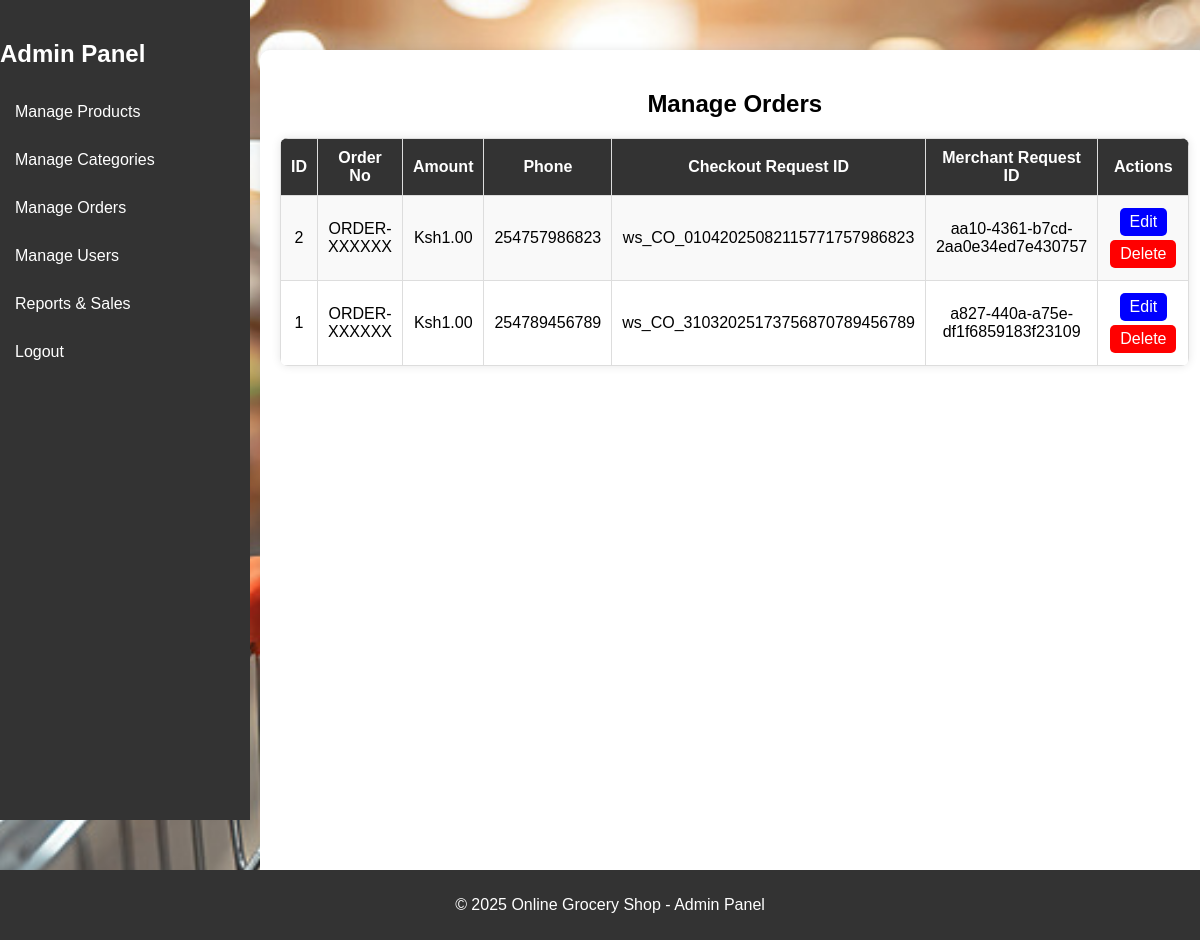
The app's page /admin/manage_orders.php (signed in) with its own data.
### tables this page shows
CREATE TABLE `orders` (
  `ID` int(11) NOT NULL,
  `OrderNo` varchar(100) NOT NULL,
  `Amount` decimal(10,2) NOT NULL,
  `Phone` varchar(15) NOT NULL,
  `CheckoutRequestID` varchar(100) NOT NULL,
  `MerchantRequestID` varchar(100) NOT NULL,
  `status` varchar(50) NOT NULL DEFAULT 'Pending'
);

### admin/manage_orders.php (the view, shortened to what this page needs)
<?php
include('../db.php');
$result = mysqli_query($conn, "SELECT * FROM orders ORDER BY ID DESC");
?>
<!DOCTYPE html>
<html>
<head>
    <link rel="stylesheet" href="styles.css">
</head>
<body>
    <div class="sidebar">
        <h2>Admin Panel</h2>
        <a href="manage_products.php">Manage Products</a>
        <a href="manage_categories.php">Manage Categories</a>
        <a href="manage_orders.php">Manage Orders</a>
        <a href="manage_users.php">Manage Users</a>
        <a href="reports.php">Reports & Sales</a>
        <a href="admin_logout.php">Logout</a>
    </div>
    <div class="container">
        <h2>Manage Orders</h2>
        <table class="product-table">
            <tr>
                <th>ID</th>
                <th>Order No</th>
                <th>Amount</th>
                <th>Phone</th>
                <th>Checkout Request ID</th>
                <th>Merchant Request ID</th>
                <th>Actions</th>
            </tr>
            <?php while ($row = mysqli_fetch_assoc($result)) { ?>
                <tr>
                    <td><?php echo $row['ID']; ?></td>
                    <td><?php echo $row['OrderNo']; ?></td>
                    <td>Ksh<?php echo $row['Amount']; ?></td>
                    <td><?php echo $row['Phone']; ?></td>
                    <td><?php echo $row['CheckoutRequestID']; ?></td>
                    <td><?php echo $row['MerchantRequestID']; ?></td>
                    <td>
                        <a href="edit_order.php?id=<?php echo $row['ID']; ?>" class="edit-btn">Edit</a>
                        <a href="delete_order.php?id=<?php echo $row['ID']; ?>" class="delete-btn" onclick="return confirm('Are you sure?');">Delete</a>
                    </td>
                </tr>
            <?php } ?>
        </table>
    </div>
    <footer>
        <p>&copy; 2025 Online Grocery Shop - Admin Panel</p>
    </footer>
</body>
</html>

### admin/styles.css (style rules this page uses)
body { font-family: Arial, sans-serif; margin: 0; padding: 0; background-image: url('images/bg.jpg'); background-size: cover; background-attachment: fixed; background-position: center; }
.container { max-width: 1200px; margin: 50px auto; padding: 20px; background: rgba(255, 255, 255, 0.9); border-radius: 10px; box-shadow: 0px 0px 15px rgba(0, 0, 0, 0.2); text-align: center; }
footer { background-color: #222; color: white; padding: 30px 0; text-align: center; margin-top: 20px; }

### admin/manage_orders.php (style rules this page uses)
body { font-family: Arial, sans-serif; background-color: #f4f4f4; margin: 0; padding: 0; display: flex; }
.sidebar { width: 250px; background: #333; color: white; height: 100vh; padding-top: 20px; position: fixed; }
.sidebar a { display: block; color: white; text-decoration: none; padding: 15px; }
.container { margin-left: 260px; padding: 20px; background: white; width: calc(100% - 260px); min-height: 100vh; box-shadow: 0px 0px 10px rgba(0, 0, 0, 0.1); }
.product-table { width: 100%; border-collapse: collapse; margin-top: 20px; background: white; box-shadow: 0px 0px 10px rgba(0, 0, 0, 0.1); border-radius: 8px; overflow: hidden; }
.product-table th, .product-table td { border: 1px solid #ddd; padding: 10px; text-align: center; }
.product-table th { background: #333; color: white; font-weight: bold; }
.product-table tr:nth-child(even) { background: #f9f9f9; }
footer { background: #333; color: white; text-align: center; padding: 10px; position: fixed; bottom: 0; width: 100%; }
.edit-btn, .delete-btn { padding: 5px 10px; border-radius: 5px; text-decoration: none; color: white; margin: 2px; display: inline-block; }
.edit-btn { background: blue; }
.delete-btn { background: red; }

### records on screen
orders: ID "2", OrderNo "ORDER-XXXXXX", Amount "1.00", Phone "254757986823", CheckoutRequestID "ws_CO_01042025082115771757986823", MerchantRequestID "aa10-4361-b7cd-2aa0e34ed7e430757"
orders: ID "1", OrderNo "ORDER-XXXXXX", Amount "1.00", Phone "254789456789", CheckoutRequestID "ws_CO_31032025173756870789456789", MerchantRequestID "a827-440a-a75e-df1f6859183f23109"
